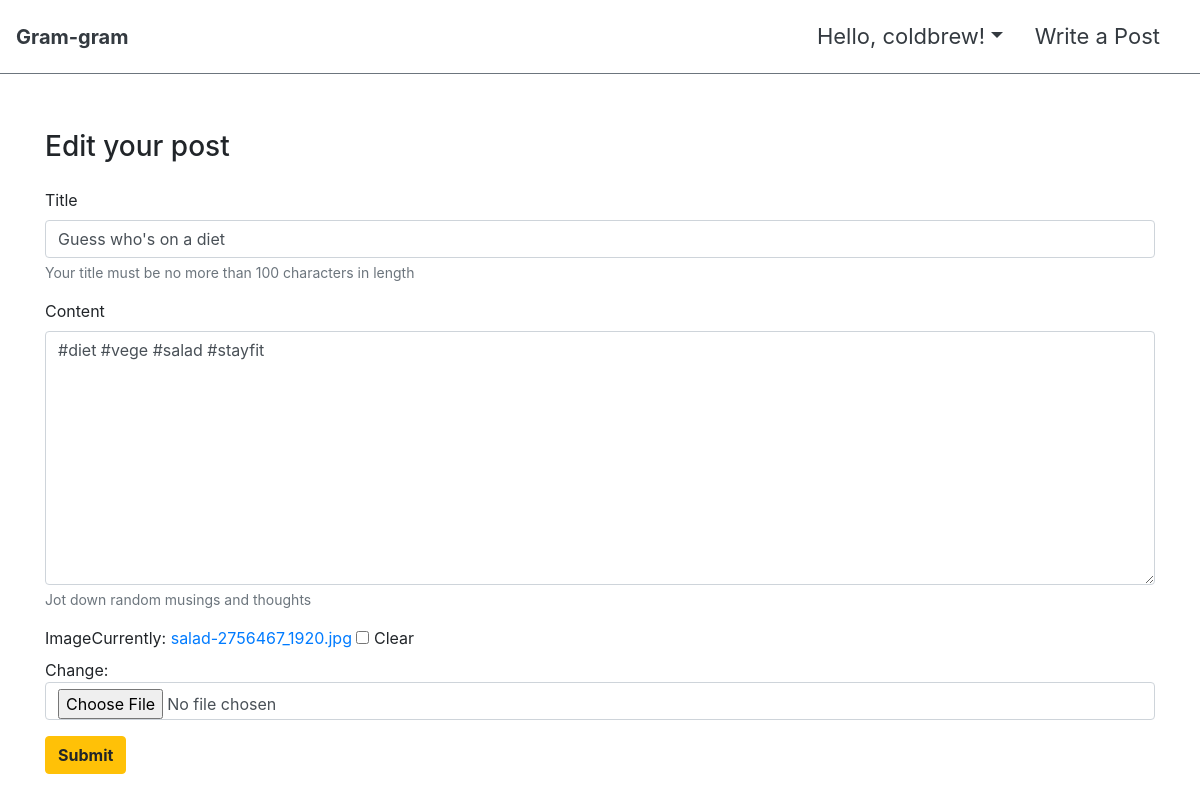
Screenshot of /articles/3/update/ (signed in) with the database file from the repository.
### accounts/models.py (models this page shows)
class User(AbstractUser):
    followers = models.ManyToManyField(settings.AUTH_USER_MODEL, related_name='followings')

### articles/models.py (models this page shows, shortened)
class Article(models.Model):
    title = models.CharField(max_length=100)
    content = models.TextField()
    image = models.ImageField(blank=True)
    image_thumbnail = ImageSpecField(source='image',
                                      processors=[ResizeToFit(700, 700)],
                                      format='JPEG',
                                      options={'quality': 60})
    created_at = models.DateTimeField(auto_now_add=True)
    updated_at = models.DateTimeField(auto_now=True)
    user = models.ForeignKey(settings.AUTH_USER_MODEL, on_delete=models.CASCADE)
    liked_users = models.ManyToManyField(settings.AUTH_USER_MODEL, related_name='liked_articles')
    tags = models.ManyToManyField('Hashtag', blank=True)
    class Meta:
        ordering = ['-created_at']

### articles/views.py (the view)
# urls.py: path('update/', views.update, name='update'),
@login_required
def update(request, pk):
    article = get_object_or_404(Article, id=pk)
    if request.user == article.user:
        if request.method == "POST":
            form = ArticleForm(request.POST, request.FILES, instance=article)
            if form.is_valid():
                article = form.save(commit=False)
                article.user = request.user
                article.save()
                return redirect('articles:index')
        else:
            form = ArticleForm(instance=article)
        context = {
            'form': form,
            'article': article,
        }
        return render (request, 'articles/form.html', context)
    else:
        messages.warning(request, "Editting other people's post is not allowed")
        return redirect('articles:index')

### articles/forms.py
class ArticleForm(forms.ModelForm):
    title = forms.CharField(
        max_length=100,
        label='Title',
        help_text='Your title must be no more than 100 characters in length',
        widget=forms.TextInput(
            attrs={
                'class':'my_input',
                'placeholder': "What's on your mind?"
            }
        )
    )
    content = forms.CharField(
        label='Content',
        help_text='Jot down random musings and thoughts',
        widget=forms.Textarea(
            attrs={
                'row':5,
                'col':50,
                'placeholder': "You can add tags by putting pound sign (#) infront of it!"
            }
        )
    )
    class Meta:
        model = Article
        exclude = ['created_at', 'updated_at', 'user', 'liked_users','tags',]

### articles/templates/articles/form.html (shortened to what this page needs)
{% extends 'base.html' %}
{% load bootstrap4 %}
{% block content %}
<div class="pb-3">
{% if request.resolver_match.url_name == 'create'%}
    <h3>Write a post</h3>
{% else %}
    <h3>Edit your post</h3>
{% endif %}
</div>
  <form action="" method="POST" enctype="multipart/form-data">
    {% bootstrap_form form%}
    <button class="btn btn-warning"><strong>Submit</strong></button>
  </form>
{% endblock %}

### templates/_nav.html (shortened to what this page needs)
<nav class="navbar navbar-expand-md navbar-light bg-white border border-left-0 border-right-0 border-top-0 border-secondary fixed-top py-1 mb-5" >
  <a class="navbar-brand" href="{% url 'root' %}"><strong class="text-dark">Gram-gram</strong></a>
  <div class="collapse navbar-collapse " id="navbarTogglerDemo03">
    <ul class="navbar-nav ml-auto mt-2 mt-md-0 p-2">
     {% if user.is_authenticated %}
      <li class="nav-item dropdown mx-2">
        <a class="nav-link dropdown-toggle text-dark" href="#" id="navbarDropdownMenuLink" data-toggle="dropdown" aria-haspopup="true" aria-expanded="false" style='font-size:22px;'>Hello, {{user.username}}!</a>
      </li>
       <li class="nav-item mx-2">
        <a class="nav-link text-dark" href="{% url 'articles:create' %}" style='font-size:22px;'>Write a Post </a>
      </li>
      {% endif %}
    </ul>
    </div>
</nav>
<div style="height: 130px;"></div>

### rows the page displays
User: username "coldbrew"
Article: title "Guess who's on a diet", content "#diet #vege #salad #stayfit"
